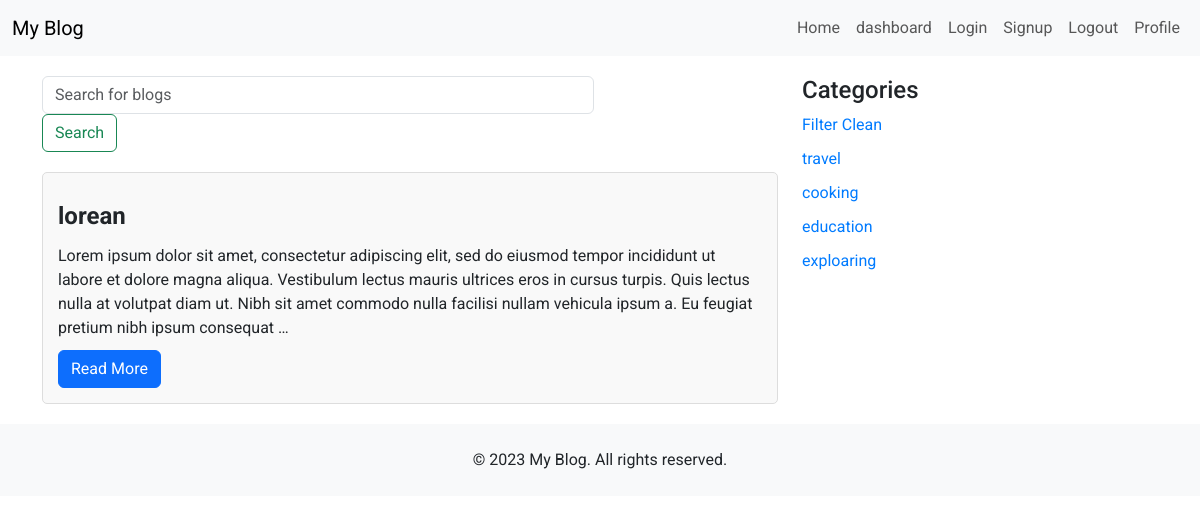
The page /category/3 on the database its author committed.
### blog/models.py (models this page shows, shortened)
class Post(models.Model):
    title = models.CharField(max_length=200)
    body = models.TextField()
    published_date = models.DateTimeField(auto_now_add=True)
    last_modified = models.DateTimeField(auto_now=True)
    author = models.ForeignKey(Author, on_delete=models.CASCADE)
    categories = models.ManyToManyField(Category, related_name='c_posts')
    tags = models.ManyToManyField(Tag, related_name='t_posts')
    is_published = models.BooleanField(default=False)

class Category(models.Model):
    name = models.CharField(max_length=50,unique=True)

### blog/views.py (the view)
# urls.py: path('category/<int:pk>', views.CategoryListView.as_view(), name='category'),
class CategoryListView(ListView):
     model = Post
     template_name = 'blog/category.html'
     context_object_name = 'post_list'
     def get_queryset(self):
        category = Post.objects.filter(categories__id=self.kwargs.get('pk'))
        return category
     def get_context_data(self, **kwargs) -> dict[str, Any]:
        context = super().get_context_data(**kwargs)
        context["categories"] = Category.objects.all()
        return context

### blog/templates/blog/category.html
{% extends "base.html" %}
{% load static %}
{% block extra_head %}
<link rel="stylesheet" href="{% static "blog/css/home_style.css" %}">
{% endblock extra_head %}
{% block content %}
<div class="container">
    <div class="row">
        <div class="col-md-8">
            <div class="search-bar">
                {% include "blog/searchbar.html" %}
            </div>
            <div id="posts-container">
                {% for post in  post_list%}
                <div class="post" data-category="Technology" data-tags="AI,ML,Data">
                    <div class="post-title">{{post.title}}</div>
                    <div class="post-excerpt">{{post.body|truncatewords:50}}</div>
                    <a href="{% url "blog:post_details"  post.id %}" class="btn btn-primary">Read More</a>
                </div>
                {% endfor %}
            </div>
        </div>
        <div class="col-md-4">
            <h4>Categories</h4>
            <ul class="category-list">
                <li><a href="{% url "blog:home" %}" >Filter Clean</a></li>
            {% for category in  categories %}
                <li><a href="{% url "blog:category" category.id %}" >{{ category.name }}</a></li>
            {% endfor %}
        </ul>
        </div>
    </div>
</div>
{% endblock content %}

### blog/static/blog/css/home_style.css (style rules this page uses)
body { font-family: 'Roboto', sans-serif; }
.post-title { font-size: 1.5rem; font-weight: bold; margin-top: 10px; }
.post-excerpt { font-size: 1rem; margin: 10px 0; }
.category-list, .tag-list { list-style: none; padding: 0; }
.category-list li, .tag-list li { margin-bottom: 10px; }
.category-list li a, .tag-list li a { text-decoration: none; color: #007bff; cursor: pointer; }
.search-bar { margin-bottom: 20px; }
.post { padding: 15px; border: 1px solid #ddd; border-radius: 5px; margin-bottom: 20px; background-color: #f9f9f9; }

### rows shown on the page
Post: title "lorean", body "Lorem ipsum dolor sit amet, consectetur adipiscing elit, sed do eiusmod tempor incididunt ut labore et dolore magna aliqua. Vestibulum lectus mauris ultrices eros in cursus turpis. Quis lectus nulla at volutpat diam ut. Nibh sit amet commodo nulla facilisi nullam vehicula ipsum a. Eu feugiat pretium nibh ipsum consequat …"
Category: name "travel"
Category: name "cooking"
Category: name "education"
Category: name "exploaring"
